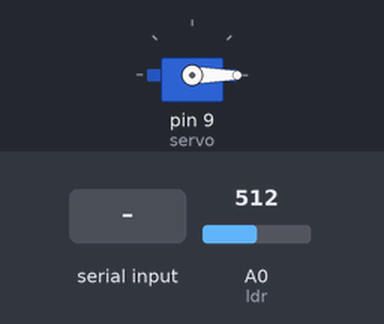
Recording of a sketch running on a simulated Arduino Uno, built with avr-gcc and run on an emulated ATmega328P. Shown: servo. The inputs (shaded band) are chosen by the test bench; at power-on: A0 (ldr) = 512. What the sketch prints to the serial monitor is not drawn.

Above: at 0.1 s.
At 0.6 s:
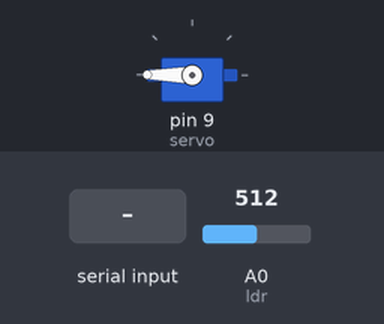
At 2.2 s:
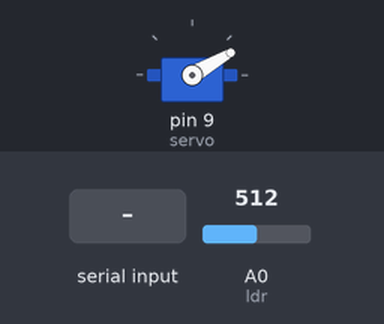
2.3 s: "90,45\n" received over Serial
Timing chart, 0 to 5.3 s (numbered marks = the images above; inputs shaded):
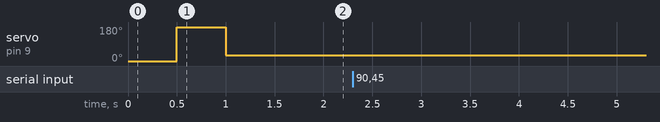

Measured:
- after the input at 2.3 s, every drawn part: stays the same

The sketch:

sketch_dec18a.ino
```cpp
//0 Bad
//1 Good
#include <Servo.h>
Servo servo;
int lightvalue;
int serialinput;
boolean continous =false ;
int posG=30; //degree of good chilli
int posB=120; //degree of bad chilli
int ldr=A0;

unsigned long time; // queue
int indexfront_ti=0;
int indexback_ti=0;
int indexfront_co=0;
int indexback_co=0;
unsigned long queuetime[10];
boolean queuecomand[10];

void addti(){
  queuetime[indexback_ti]=millis()+6000;
  indexback_ti++;
  if(indexback_ti==10){
    indexback_ti=0;
  }
}
void addco(boolean boo){
  queuecomand[indexback_co]=boo;
  indexback_co++;
  if(indexback_co==10){
    indexback_co=0;
  }
}
void popti(){
  queuetime[indexfront_ti]=0;
  indexfront_ti++;
  if(indexfront_ti==10){
    indexfront_ti=0;
  }
}
void popco(){
  queuecomand[indexfront_co]=0;
  indexfront_co++;
  if(indexfront_co==10){
    indexfront_co=0;
  }
}
int ittimetodothefront(){
  if(indexfront_ti!=indexback_ti ){
    if(queuetime[indexfront_ti]<=millis()){
      boolean commandcell=queuecomand[indexfront_co];
      popti();
      popco();
      if(commandcell){
        //1 good
        return 1;
      }
      else{
        //0 bad
        return 0;
      }
    }
    else{
      return 2;
    }
  }
  else{
    //2 mean not yet
    return 2;
  }
}


void Check(){  //check chilli
  lightvalue=analogRead(ldr);
  //Serial.println("kjhgf");
  if (lightvalue<359){//have chilli
    if(continous==false){
      continous=true;
    }
  }
  else {
      if(continous==true){ // don't have chilli
      continous=false;
      Serial.println(2);
    }
  }
}

void Recieve(){ //recieve 0 or 1 //serial communication
  if (Serial.available() > 0) {
    serialinput = Serial.parseInt();
    Serial.println(serialinput);
  }
  if (serialinput==0){
    servo.write(posG);
    delay(100);
    addti();
    addco(false);
  }
  else if (serialinput==1){
    addti();
    addco(true);
}}
void Servocontrol(){
int isnow=ittimetodothefront();
 if (isnow==0){
 servo.write(posB);
 delay(100);

 }
if (isnow==1)
 servo.write(posG);
 delay(100);


}

void setup(){
  Serial.begin(9600);
  servo.attach(9);
  pinMode(ldr,INPUT);
  servo.write(0);
  delay(500);
  servo.write(180);
  delay(500);
}

void loop(){
Check();
//Serial.println("outcheck");
delay(1);
Recieve();
delay(1);
Servocontrol();
delay(1);
}
```
